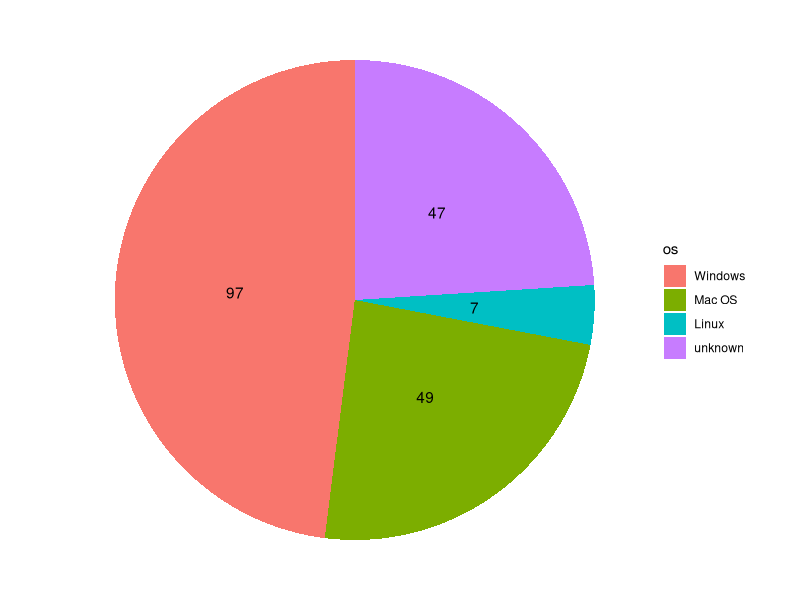
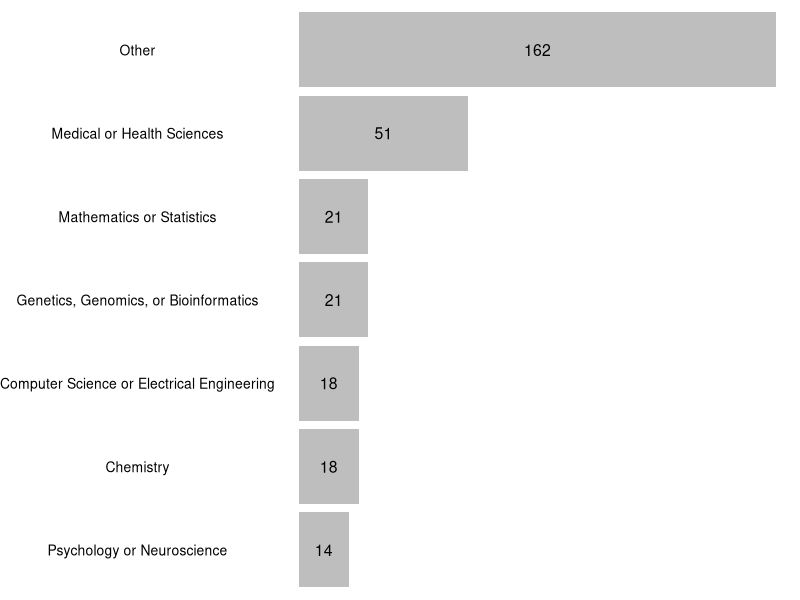
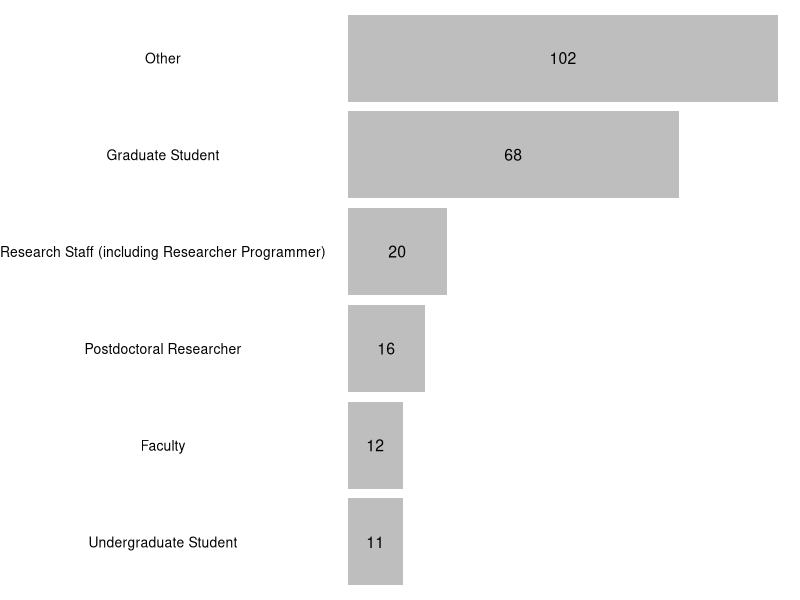

The R source for these figures, in order:
## ---- chunk 1
knitr::opts_chunk$set(echo = FALSE)
## ---- chunk 2
library(ggplot2)
library(dplyr)
library(readr)
## ---- chunk 3
pre_os <- readr::read_csv('../data/20181002-pre-os-no-open.csv', na = '<NA>')
## ---- chunk 4
# change order of factor variable os and rename factors ('Not sure' does not contain real space, more steps in renaming ...!)
# convert os to factor
pre_os$os <- as.factor(pre_os$os)
# rename levels of os, combine 'NA' and 'Not sure' to 'unknown'
levels(pre_os$os) <- c('Mac OS', 'Linux', 'unknown', 'unknown', 'Windows')
# re-order levels of os
pre_os$os <- factor(pre_os$os, levels = c('Windows', 'Mac OS', 'Linux', 'unknown'))
## ---- chunk 5
# 1) make dataframe with counts/percentages for plotting
pre_os_pl <- pre_os %>%
  dplyr::group_by(os) %>%
  dplyr::count() %>%
  dplyr::ungroup() %>%
  dplyr::mutate(n_percent = round(100 * n/sum(n)))
## ---- chunk 6
# prepare data for plotting
pre_os_pl <- pre_os_pl %>%
  # only show values > 2%
  dplyr::filter(n_percent > 2) %>%
  # sort os
  arrange(desc(os))
## ---- chunk 7
# make plot
ggplot(data = pre_os_pl, aes(x = "", y = n_percent, fill = os)) + 
  geom_bar(stat = "identity") +
  geom_text(aes(label = n), position = position_stack(vjust = 0.5)) +
  coord_polar(theta = "y") + 
  theme_void()
## ---- chunk 8
pre_dom <- read_csv('../data/20181002-pre-professional_profile-no-open.csv', na = '<NA>')
## ---- chunk 9
# separate domains
domains <- pre_dom$domain %>%
  strsplit(';') %>%
  # strip quotation marks and space
  lapply(stringi::stri_trim) %>%
  unlist()
# combine some similar domains from main list
domains[domains == 'Medicine'] <- 'Biomedical or Health Sciences'
domains[domains == 'Biomedical or Health Sciences'] <- 'Medical or Health Sciences'
domains[domains == 'Earth Sciences'] <- 'Planetary Sciences (Geology, Climatology, Oceanography, etc.)'
domains[domains == 'NA'] <- 'Other'
# make a tibble with domains
domains <- dplyr::tibble(domain = domains)
## ---- chunk 10
# make dataframe with counts/percentages
pre_dom_cnt <- domains %>%
  dplyr::group_by(domain) %>%
  dplyr::count() %>%
  dplyr::ungroup() %>%
  dplyr::mutate(n_percent = round(100 * n/sum(n)))
## ---- chunk 11
# prepare data for plotting
# combine rare domains (<5 percent) into group Other
pre_dom_pl <- pre_dom_cnt %>%
  dplyr::mutate(domain = ifelse(n_percent >= 5, domain, 'Other')) %>%
  dplyr::group_by(domain) %>%
  dplyr::summarise(n_percent_s = sum(n_percent), n_s = sum(n)) %>%
  dplyr::ungroup() %>%
  arrange(desc(n_s))
## ---- chunk 12
# make the plot
ggplot(data = pre_dom_pl) +
  geom_bar(aes(x = reorder(domain,n_s), y = n_percent_s), 
           stat='identity', fill = 'grey') + 
  geom_text(aes(x = domain, y = n_percent_s/2, label = n_s), 
            stat = 'identity', size = 4) + 
  coord_flip() +
  labs(y = '%', x = '') +
  theme_void() +
  theme(axis.text.y=element_text(size = 10)) #,
## ---- chunk 13
# separate occupation
occupation <- pre_dom$occupation %>%
  strsplit(';') %>%
  # strip quotation marks and space
  lapply(stringi::stri_trim) %>%
  unlist()
# combine some similar domains from main list
occupation[occupation == 'NA'] <- 'Other'
# make a tibble with occupations
occupation <- dplyr::tibble(occupation)
## ---- chunk 14
# make dataframe with counts/percentages
pre_occ_cnt <- occupation %>%
  dplyr::group_by(occupation) %>%
  dplyr::count() %>%
  dplyr::ungroup() %>%
  dplyr::mutate(n_percent = round(100 * n/sum(n)))
## ---- chunk 15
# prepare data for plotting
# combine rare domains (<5 percent) into group Other
pre_occ_pl <- pre_occ_cnt %>%
  dplyr::mutate(occupation = ifelse(n_percent >= 5, occupation, 'Other')) %>%
  dplyr::group_by(occupation) %>%
  dplyr::summarise(n_percent_s = sum(n_percent), n_s = sum(n)) %>%
  dplyr::ungroup() %>%
  arrange(desc(n_s))
## ---- chunk 16
# make the plot
ggplot(data = pre_occ_pl) +
  geom_bar(aes(x = reorder(occupation,n_s), y = n_percent_s), 
           stat='identity', fill = 'grey') + 
  geom_text(aes(x = occupation, y = n_percent_s/2, label = n_s), 
            stat = 'identity', size = 4) + 
  coord_flip() +
  labs(y = '%', x = '') +
  theme_void() +
  theme(axis.text.y=element_text(size = 10)) #,
